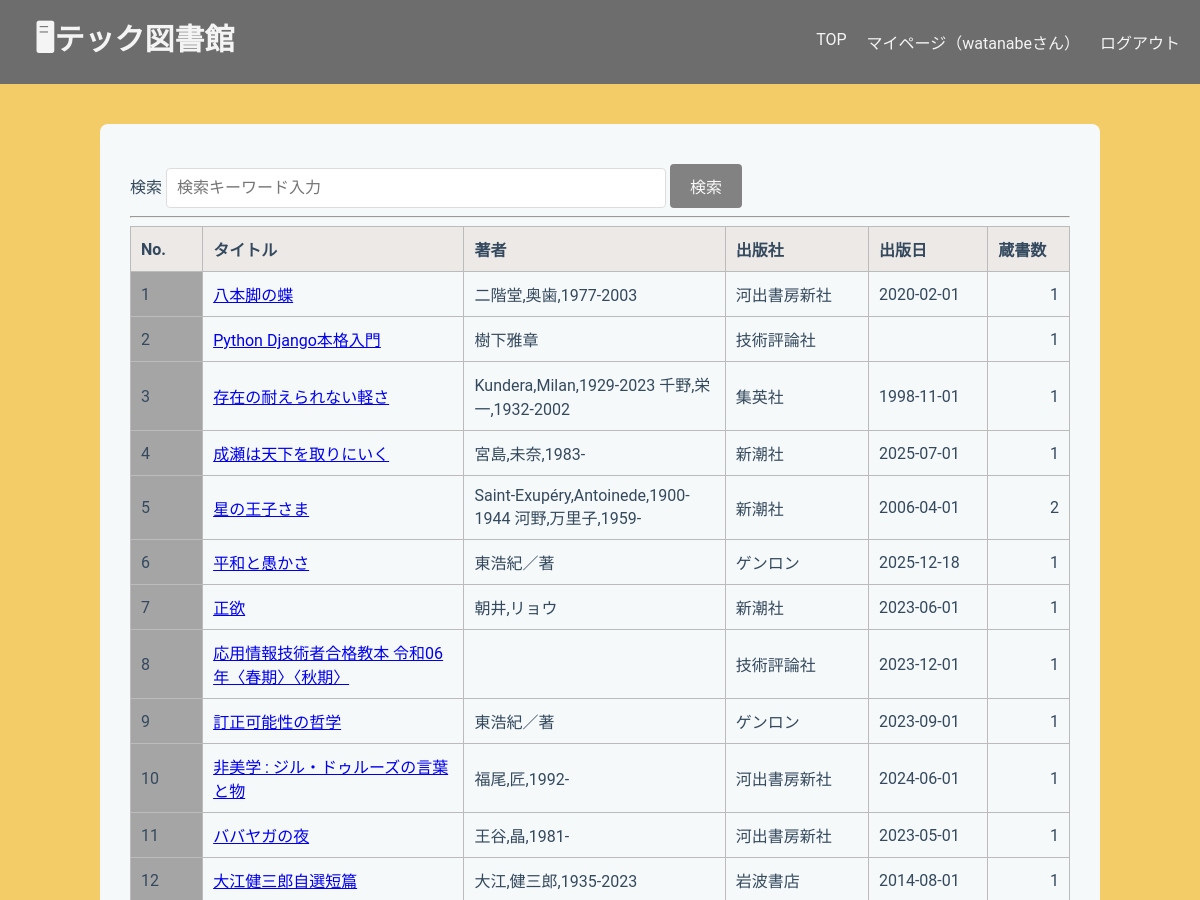
/library/search/results/ (signed in, upper part), run on an earlier commit of the app's database.
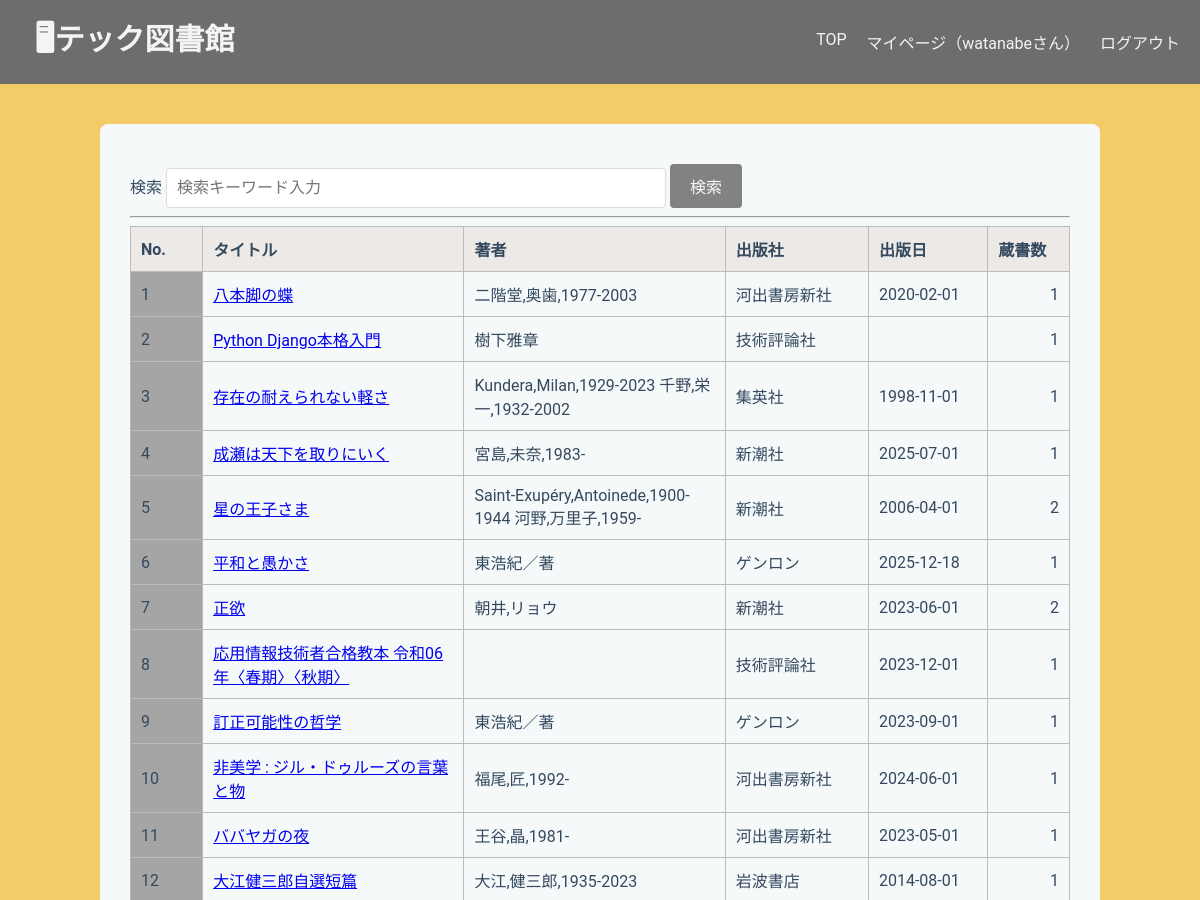
And on a later commit of the database.
### libraryapp/models.py (models this page shows, shortened)
class Book(models.Model):
    isbn = models.CharField(
        max_length=17,
        help_text='ISBN-10 または ISBN-13（ハイフン可）',
        verbose_name='ISBN',
        unique=True,
    )
    title = models.CharField(max_length=200, blank=True)
    author = models.CharField(max_length=200, null=True, blank=True)
    publisher = models.CharField(max_length=200, null=True, blank=True)
    publication_date = models.DateField(null=True, blank=True)
    description = models.TextField(null=True, blank=True)
    cover_url = models.URLField(null=True, blank=True)
    edition_number = models.IntegerField(default=1)
    @property
    def stock_count(self):
        return self.stocks.count()

### libraryapp/views.py (the view)
# urls.py: path('search/results/', views.SearchResultsView.as_view(), name='search_results'),
class SearchResultsView(LoginRequiredMixin, ListView):
    model = Book
    template_name = "libraryapp/search_results.html"
    context_object_name = "book_list"
    paginate_by = 30
    def get_queryset(self):
        queryset = super().get_queryset()
        query = self.request.GET.get('q', '')
        return queryset.filter(
                Q(title__icontains=query) |
                Q(author__icontains=query) |
                Q(publisher__icontains=query)
        )

### templates/libraryapp/search_results.html (shortened to what this page needs)
{% extends "libraryapp/base.html" %}
{% block content %}
<form method="get" action="{% url 'search_results' %}">
    <label for="title">検索</label>
    <input type="text" name="q" placeholder="検索キーワード入力"
        value="{{ request.GET.q|default_if_none:''}}">
    <button type="submit">検索</button>
</form>
<hr>
<table border="1">
    <tr>
        <th class="number-header">No.</th>
        <th class="title">タイトル</th>
        <th class="author">著者</th>
        <th class="publisher">出版社</th>
        <th class="date">出版日</th>
        <th class="stock_count">蔵書数</th>
    </tr>
    {% for book in book_list %}
    <tr>
        <td class="number">
            {{ forloop.counter }}
        </td>
        <td>
            <a href="{% url 'book_detail' book.id %}?{{ request.GET.urlencode }}">
                {{ book.title }}
            </a>
        </td>
        <td>{{ book.author }}</td>
        <td>{{ book.publisher }}</td>
        <td>{{ book.publication_date|date:"Y-m-d" }}</td>
        <td class="stock_count_td">{{ book.stock_count }}</td>
    </tr>
    {% empty %}
    <tr>
        <td colspan="6">該当する本がありません。</td>
    </tr>
    {% endfor %}
</table>
<br>
{% endblock content %}

What changed in the data, as far as the page shows it:
changed Book "正欲": stock_count "1" → "2"
